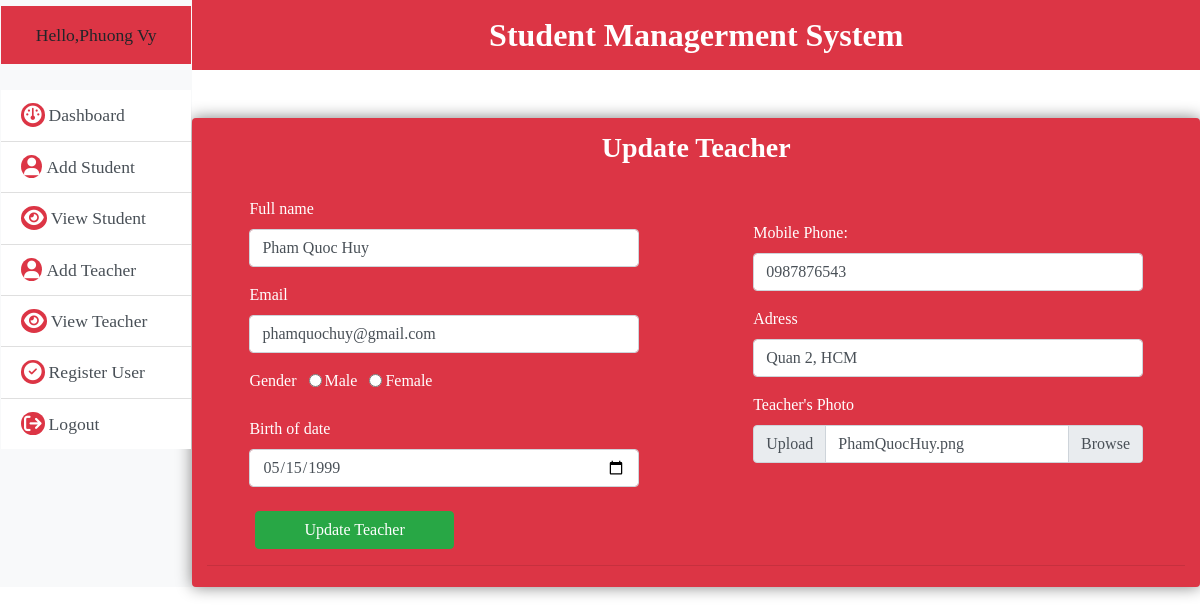
The app's page /admin/updateTeacher.php?edit_TeacherID=1 (signed in) with its own data.
### tables this page shows
CREATE TABLE `teacher` (
  `id` int(11) NOT NULL,
  `fullname_Teacher` varchar(256) NOT NULL,
  `phone_Teacher` varchar(256) DEFAULT NULL,
  `email_Teacher` varchar(256) NOT NULL,
  `Adress_Teacher` varchar(256) NOT NULL,
  `date_Teacher` date NOT NULL,
  `gender_Teacher` varchar(256) NOT NULL,
  `photo_Teacher` varchar(256) DEFAULT NULL
);

### admin/updateTeacher.php (the view, shortened to what this page needs)
<?php
include_once "../database/dbcon.php";
                            ?>
<?php
include_once "header.php";
?>
<body>
<?php
    $sql=mysqli_query($con,"SELECT*FROM admin WHERE id='{$_SESSION['id']}'");
    if(mysqli_num_rows($sql)>0){
        $row=mysqli_fetch_assoc($sql);
    }
    ?>
    <div class="d-flex" id="wrap">
        <div class="sidebar bg-light border-light border">
            <div class="sidebar-heading">
                <p class="text-center bg-danger p-3">Hello,<span><?php echo $row['fullname']?></span></p>
            </div>
            <ul class="listgroup list-group-flush">
                <a href="../../Student-Management-/admin/dashboard.php" class="list-group-item list-group-item-action"><i class="fa fa-dashboard"></i>Dashboard</a>
                <a href="../../Student-Management-/admin/addstudent.php" class="list-group-item list-group-item-action"><i class="fa fa-user"></i>Add Student</a>
                <a href="../../Student-Management-/admin/viewstudent.php" class="list-group-item list-group-item-action"><i class="fa fa-eye"></i>View Student</a>
                <a href="../../Student-Management-/admin/addTeacher.php" class="list-group-item list-group-item-action"><i class="fa fa-user"></i>Add Teacher</a>
                <a href="../../Student-Management-/admin/viewTeacher.php" class="list-group-item list-group-item-action"><i class="fa fa-eye"></i>View Teacher</a>
                <a href="../../Student-Management-/admin/register.php" class="list-group-item list-group-item-action"><i class="fa fa-check-circle"></i>Register User</a>
                <a href="../../Student-Management-/page/logout.php" class="list-group-item list-group-item-action"><i class="fa fa-sign-out"></i>Logout</a>
            </ul>
        </div>
        <div class="main-body">
        <section class="main-form">
        <h2 class="text-center text-white .shadow-lg bg-danger p-3 font-weight-bold">Student Managerment System</h2>
        <div class="container bg-danger rounded dash mt-5" id="formsetting">
            <h3 class="text-center text-white pb-4 pt-2 font-weight-bold ">Update Teacher</h3>
            <?php
                if(isset($_GET['edit_TeacherID'])){
                    $edit_Teacher=$_GET['edit_TeacherID'];
                    $query="SELECT * FROM teacher WHERE id='{$edit_Teacher}'";
                    $run = mysqli_query($con,$query);
                    while($row=mysqli_fetch_assoc($run)){
            ?>
            <form action="" method="post" enctype="multipart/form-data">
            <div class="row">
                <div class="col-md-5 col-sm-5 col-12 m-auto">
                <div class="form-group">
                    <label for="" class="text-white">Full name</label>
                    <input type="text" name="fullname" placeholder="Enter fullname" class="form-control" value="<?php echo $row['fullname_Teacher']?>"required>
                </div>
                <div class="form-group">
                    <label for="" class="text-white">Email</label>
                    <input type="email" name="email" placeholder="Enter email" value="<?php echo $row['email_Teacher']?>"class="form-control">
                </div>
                <div class="form-group">
                    <label for="" class="text-white">Gender</label>
                    <input type="radio" name="gender" value="male" class="form-check-input ml-2"
                    <?php
                    if($row['gender_Teacher'] == 'male') echo "checked";
                    ?>>
                    <label for="" class="form-check-label text-white pl-4">Male</label>
                    <input type="radio" name="gender" value="female" class="form-check-input ml-2"
                    <?php
                    if($row['gender_Teacher'] == 'female') echo "checked";
                    ?>>
                    <label for="" class="form-check-label text-white pl-4">Female</label>
                </div>
                <div class="form-group">
                    <label for="" class="text-white">Birth of date</label>
                    <input type="date" name="birthdate" placeholder="Enter birth of date" class="form-control" value="<?php echo $row['date_Teacher']?>">
                </div>
                </div>
                <div class="col-md-5 col-sm-5 col-12 m-auto">
                <div class="form-group">
                    <label for="" class="text-white">Mobile Phone:</label>
                    <input type="text" name="phone" placeholder="Enter phone" class="form-control" value="<?php echo $row['phone_Teacher']?>">
                </div>
                <div class="form-group">
                    <label for="" class="text-white">Adress</label>
                    <input type="text" name="adress" placeholder="Enter district" class="form-control" value="<?php echo $row['Adress_Teacher']?>">
                </div>
                <div class="form-group">
                <label for="" class="text-white">Teacher's Photo</label>
                <div class="input-group">
                    <div class="input-group-prepend">
                        <span class="input-group-text" id="inputGroupFileAddon01">Upload</span>
                    </div>
                    <div class="custom-file">
                        <label for="inputGroupFile01" class="custom-file-label"><?php echo $row['photo_Teacher']?></label>
                    </div>
                </div>
                </div>
                <?php
                 }
                }
                ?>
                </div>
                </div>
                <input type="submit" name="UpdateTeacher" value="Update Teacher" class="btn btn-success px-5 mt-2 ml-5 ">
            </form>
            <hr>
        </div>
    </section>
    </div>
    </div>
</body>
</html>

### css/css.css (style rules this page uses)
* { margin:0; padding:0; box-sizing: border-box; font-family:tahoma ; }
.container { background-color: rgba(189, 188, 188, 0.492); border-radius: 10px; padding:5px; }
.sidebar { margin:0; width:16rem; font-size:1.1rem; transition: all 0.5s ease; }
.sidebar-heading { padding-top: 5px; padding-bottom: 10px; }
.sidebar i { color: white; background: #dc3545 ; border-radius: 50%; padding:3px; margin-right: 4px; }
.main-body { width: 84rem; }
.dash { box-shadow: 0 0rem 1rem gray; }

### records on screen
teacher: fullname "Pham Quoc Huy", email "phamquochuy@gmail.com", birthdate "05/15/1999", phone "0987876543", adress "Quan 2, HCM", photo_Teacher "PhamQuocHuy.png"

### other values on screen
$row['fullname'] "Phuong Vy"
